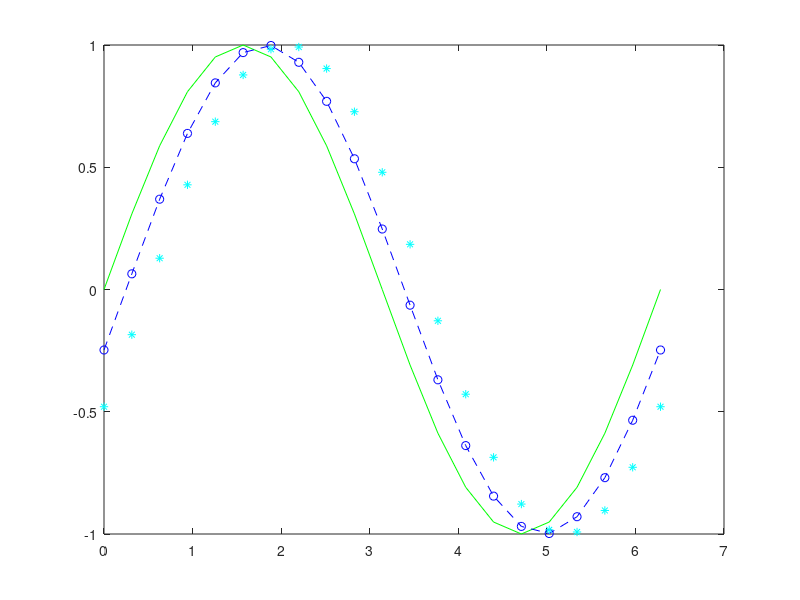

Here is the MATLAB script that generated this plot: (Note: this script raises an error after producing the figure.)

x = 0:pi/10:2*pi;
y1 = sin(x);
y2 = sin(x-0.25);
y3 = sin(x-0.5);

fig = figure;
plot(x,y1,'g',x,y2,'b--o',x,y3,'c*')

response = fig2plotly(fig,'name','matlab_line_style');
plotly_url = response.url;
